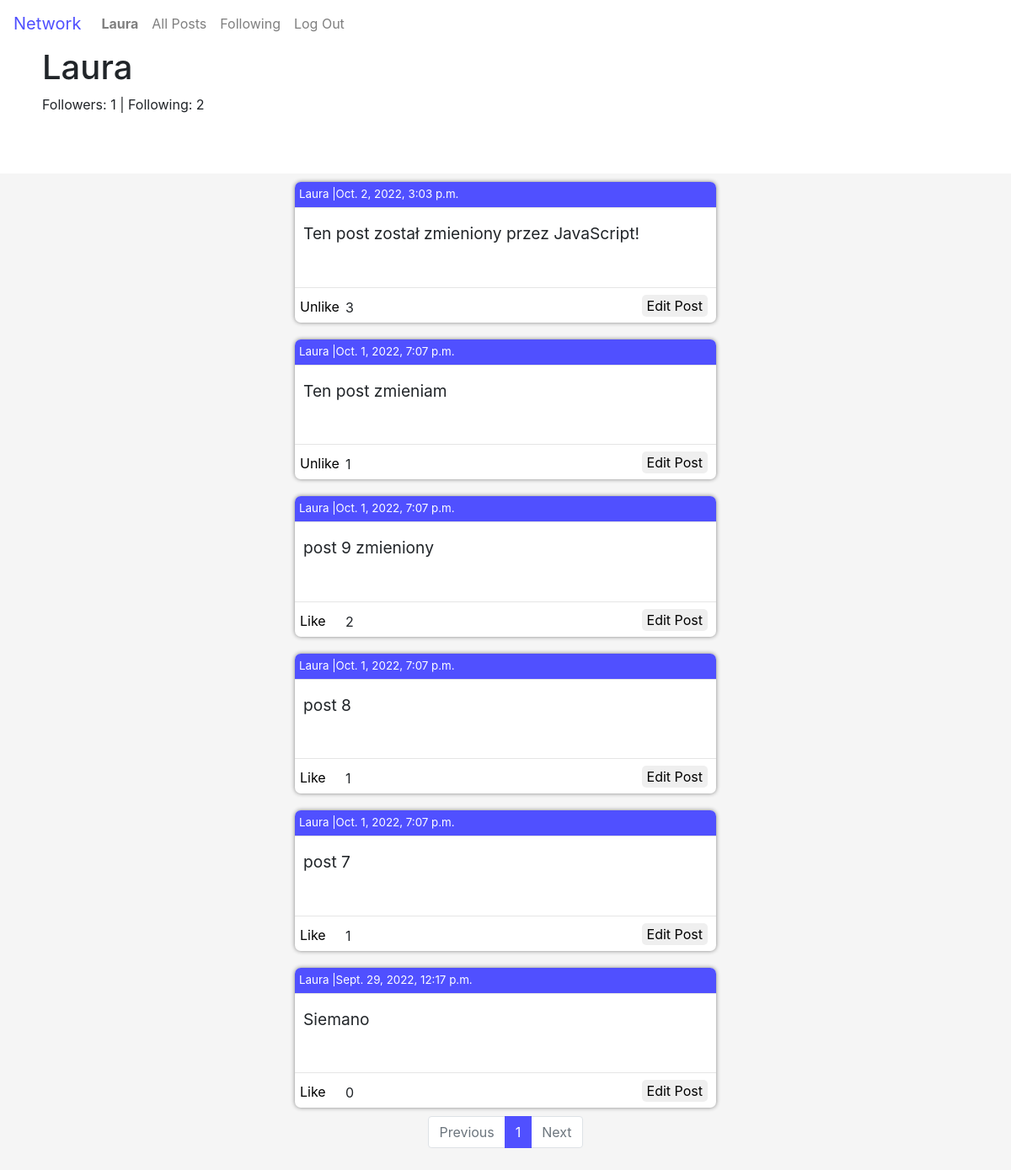
Page /profile/4 (signed in) on the committed database.
### network/models.py (models this page shows)
class User(AbstractUser):
    is_following = models.ManyToManyField('self', symmetrical=False, related_name='followed_by')
    followers = models.ManyToManyField('self', symmetrical=False)
    def __str__(self):
        return f'{self.username}'

class Post(models.Model):
    poster = models.ForeignKey(User, on_delete=models.CASCADE, related_name='posts')
    timestamp = models.DateTimeField(auto_now_add=True)
    body = models.TextField(max_length=300)
    likes = models.ManyToManyField(User, related_name='likes')

### network/views.py (the view, shortened to what this page needs)
# urls.py: path("profile/<str:user_id>", views.profile_page, name="profile"),
@login_required(login_url = 'login')
def profile_page(request, user_id):
    user = User.objects.get(id=user_id)
    followers = len(user.followers.all())
    following = len(user.is_following.all())
    posts = user.posts.all().order_by('-timestamp')
    paginator = Paginator(posts, 10)
    page_number = request.GET.get('page')
    page_obj = paginator.get_page(page_number)
    same_user = False
    if request.user == user:
        same_user = True
    if request.user in user.followers.all():
        follow = True
    else:
        follow = False
    context = {
        'user':user,
        'followers':followers,
        'following':following,
        'follow':follow,
        'same_user': same_user,
        'page_obj':page_obj,
    }
    return render(request, 'network/profile.html', context)

### network/templates/network/profile.html (shortened to what this page needs)
{% extends "network/layout.html" %}
{% load static %}
{% block body %}
<div class='profile_info'>
<h1>{{user.username}}</h1>
<p>Followers: {{followers}} | Following: {{following}}</p>
</div>
<div id='feed'>
{% for post in page_obj %}
  <div class='post'>
      <div class='poster'>
          <p class='poster_text'>
          <a href='{% url 'profile'  post.poster.id %}' class='profile_link'>{{post.poster}}</a>
          |{{post.timestamp}}
          </p>
      </div>
      <hr>
      <div class='post_body' id='post_div_{{ post.id }}'>
          <p class='post_body_text' id='post_{{ post.id }}'>{{post.body}}
      </div>
      <hr>
      <div class='post_likes'>
        {% if request.user.is_authenticated %}
          {% if request.user in post.likes.all %}
          <button class='like_button' id='like_button_{{post.id}}'>Unlike</button>
          {% elif request.user not in post.likes.all %}
          <button class='like_button' id='like_button_{{post.id}}'>Like</button>
          {% endif %}
        {% endif %}
          <p class='likes' id='likes_{{post.id}}'>{{post.likes.all.count}}</p>
          {% if request.user == post.poster %}
          <button class='edit_button' id='edit_button_{{ post.id }}'>Edit Post</button>
          {% endif %}
      </div>
  </div>
{% endfor %}
<div class="pagination">
  <nav aria-label="Posts page navigation ">
    <ul class="pagination">
        {% if page_obj.has_previous%}
        <li class="page-item"><a class="page-link" href="?page={{ page_obj.previous_page_number }}">Previous</a></li>
        <li class="page-item"><a class="page-link" href="?page=1">1</a></li>
        {% else %}
        <li class="page-item disabled"><span class="page-link">Previous</span></li>
        {% endif %}
        <li class="page-item active"><span class="page-link" href="#">{{ page_obj.number }}</a></li>
        {% if page_obj.has_next %}
        <li class="page-item"><a class="page-link" href="?page={{ page_obj.next_page_number }}">{{ page_obj.next_page_number}}</a></li>
        <li class="page-item"><a class="page-link" href="?page={{ page_obj.paginator.num_pages }}">Next</a></li>
        {% else %}
        <li class="page-item disabled"><span class="page-link">Next</span></li>
        {% endif %}
    </ul>
</nav>
</div>
</div>
{% endblock %}

### network/templates/network/layout.html (shortened to what this page needs)
{% load static %}
<!DOCTYPE html>
<html lang="en">
    <head>
        <link rel="stylesheet" href="https://cdn.jsdelivr.net/npm/bootstrap@4.3.1/dist/css/bootstrap.min.css">
        <link href="{% static 'network/styles.css' %}" rel="stylesheet">
    </head>
    <body>
        <nav class="navbar navbar-expand-lg navbar-light">
            <a class="navbar-brand" href="{% url 'index' %}">Network</a>
            <div>
              <ul class="navbar-nav mr-auto">
                {% if user.is_authenticated %}
                    <li class="nav-item">
                        <a class="nav-link" href="{% url 'profile' request.user.id %}"><strong>{{ request.user.username }}</strong></a>
                    </li>
                {% endif %}
                <li class="nav-item">
                  <a class="nav-link" href="{% url 'index' %}">All Posts</a>
                </li>
                {% if user.is_authenticated %}
                    <li class="nav-item">
                        <a class="nav-link" href="{% url 'following' %}">Following</a>
                    </li>
                    <li class="nav-item">
                        <a class="nav-link" href="{% url 'logout' %}">Log Out</a>
                    </li>
                {% endif %}
              </ul>
            </div>
          </nav>
        <div class="body">
            {% block body %}
            {% endblock %}
        </div>
    </body>
</html>

### network/static/network/styles.css (style rules this page uses)
hr { margin-top:0 }
.navbar-light .navbar-brand { color:rgb(80, 80, 255) }
.page-item.active .page-link { background-color:rgb(80, 80, 255); border-color:rgb(80, 80, 255); }
.page-link { color: rgb(80, 80, 255); transition: 0.5s; }
#feed { padding:0 300px 10px 300px; justify-content: center; align-items: center; display: flex; flex-direction: column; background-color: whitesmoke; margin-bottom:0; }
.post { background-color: white; box-shadow:0 0 5px gray; width:500px; height:auto; min-height: 100px; margin:10px; overflow-wrap: break-word; border-radius:7px; padding:none; }
.poster { font-size: smaller; margin-bottom: none; background-color: rgb(80, 80, 255); border-radius: 7px 7px 0 0 ; padding: 5px; }
.poster_text { margin-bottom: 0; color:white }
.post_body { font-size: larger; position:relative; padding: 0 10px 0 10px; }
.post_body_text { margin: 0 0 20px 0; white-space: pre-wrap; }
.post_likes { bottom:0px; height:25px; position:relative; display:flex; flex-direction: row; margin-top:0; }
.like_button { height:25px; border:none; border-radius:0 5px 0 5px; position:absolute; left:0; background-color: transparent; transition-duration: 0.5s; bottom: 7px }
.likes { position:absolute; left:55px; padding-left:5px; bottom: -10px }
.profile_link { color:white; transition-duration: 0.5s; }
.profile_info { display:block; height: 150px; width:100%; padding: 0 50px 0 50px; }
.edit_button { position: absolute; right: 10px; bottom: 7px; border: none; border-radius: 5px; transition-duration: 00.5s; }

### rows in the picture
User: user.username "Laura", username "Laura"
Post: poster "Laura", timestamp "Oct. 2, 2022, 3:03 p.m.", body "Ten post został zmieniony przez JavaScript!", likes.all.count "3"
Post: poster "Laura", timestamp "Oct. 1, 2022, 7:07 p.m.", body "Ten post zmieniam", likes.all.count "1"
Post: poster "Laura", timestamp "Oct. 1, 2022, 7:07 p.m.", body "post 9 zmieniony", likes.all.count "2"
Post: poster "Laura", timestamp "Oct. 1, 2022, 7:07 p.m.", body "post 8", likes.all.count "1"
Post: poster "Laura", timestamp "Oct. 1, 2022, 7:07 p.m.", body "post 7", likes.all.count "1"
Post: poster "Laura", timestamp "Sept. 29, 2022, 12:17 p.m.", body "Siemano", likes.all.count "0"

### other values in the picture
{{ followers }} "1"
{{ following }} "2"
{{ page_obj.number }} "1"
